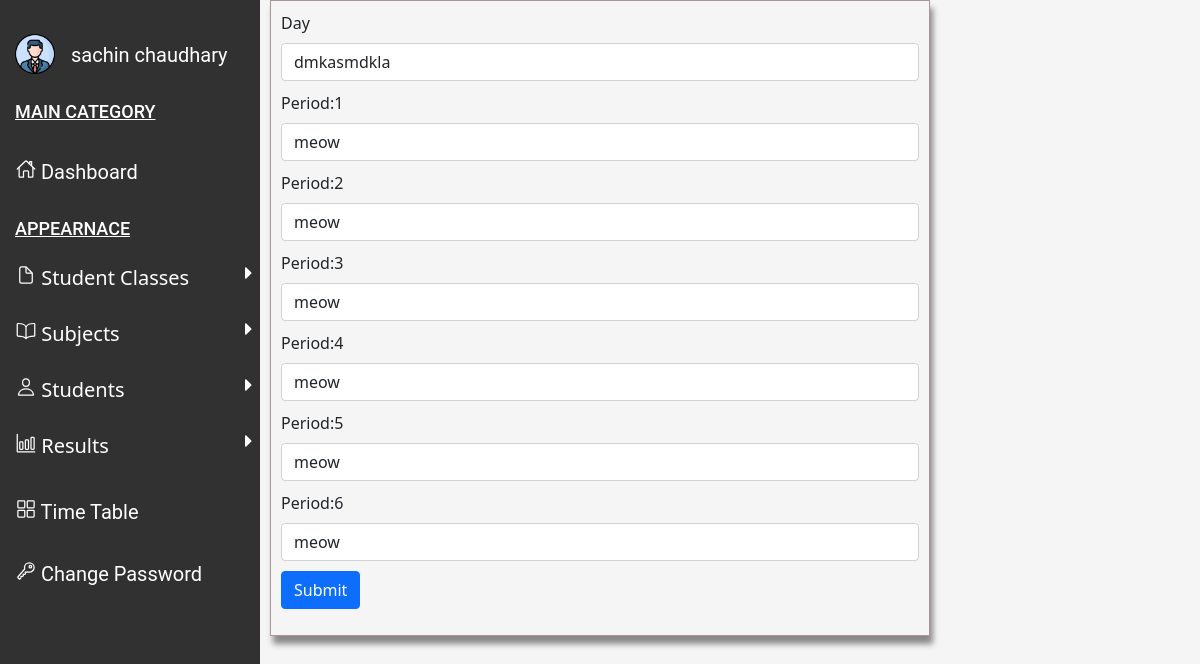
/changetimetable/1 (signed in), run on the app's committed database.
### myApp/models.py (models this page shows, shortened)
class TimeTable(models.Model):
    user = models.ForeignKey(User, default=None, on_delete=models.CASCADE)
    day = models.CharField(max_length=50)
    period1 = models.CharField(max_length=50)
    period2 = models.CharField(max_length=50)
    period3 = models.CharField(max_length=50)
    period4 = models.CharField(max_length=50)
    period5 = models.CharField(max_length=50)
    period6 = models.CharField(max_length=50, null=True)

### myApp/views.py (the view)
@login_required
def change_time_table(request, id):
    tt = TimeTable.objects.filter(id=id)
    context = {'user': request.user, 'tt': tt}
    return render(request, 'timetable/change_timetable.html', context)

### templates/timetable/change_timetable.html (shortened to what this page needs)
{% block content %} {% load static %}
<!DOCTYPE html>
<html lang="en">
    <head>
        <link href="https://cdn.jsdelivr.net/npm/bootstrap@5.0.0-beta3/dist/css/bootstrap.min.css" rel="stylesheet"/>
    </head>
    <body>
        <div class="sidebar" id="sidenav">
            <br/>
            <div class="user">
                <img alt="user" id="user-img" src="{% static 'dashboard/profile.png' %}"/>
                <a href="#">
                    {{user.first_name}} {{user.last_name}}
                </a>
            </div>
            <h4>
                MAIN CATEGORY
            </h4>
            <a href="{% url 'dashboard' %}">
                <ion-icon name="home-outline">
                </ion-icon>
                Dashboard
            </a>
            <h4 id="appearance">
                APPEARNACE
            </h4>
            <button class="dropdown-btn">
                <ion-icon name="document-outline">
                </ion-icon>
                Student Classes
                <i class="fa fa-caret-right">
                </i>
            </button>
            <button class="dropdown-btn">
                <ion-icon name="book-outline">
                </ion-icon>
                Subjects
                <i class="fa fa-caret-right">
                </i>
            </button>
            <button class="dropdown-btn">
                <ion-icon name="person-outline">
                </ion-icon>
                Students
                <i class="fa fa-caret-right">
                </i>
            </button>
            <button class="dropdown-btn">
                <ion-icon name="bar-chart-outline">
                </ion-icon>
                Results
                <i class="fa fa-caret-right">
                </i>
            </button>
            <a href="{% url 'Timetable' %}">
                <ion-icon name="grid-outline">
                </ion-icon>
                Time Table
            </a>
            <a href="{% url 'resetpassword' %}">
                <ion-icon name="key-outline">
                </ion-icon>
                Change Password
            </a>
        </div>
        {% for tt in tt %}
        <form action="/updatetimetable/{{tt.id}}" method="POST">
            <div class="mb-3">
                <label class="form-label" for="exampleInputEmail1">
                    Day
                </label>
                <input aria-describedby="PeriodHelp" class="form-control" id="exampleInputPeriod:1" type="Period:1" value="{{tt.day}}"/>
                <div class="mb-3">
                    <label class="form-label" for="exampleInputEmail1">
                        Period:1
                    </label>
                    <input aria-describedby="PeriodHelp" class="form-control" id="exampleInputPeriod:1" name="p1" type="Period:1" value="{{tt.period1}}"/>
                    <div class="mb-3">
                        <label class="form-label" for="exampleInputEmail1">
                            Period:2
                        </label>
                        <input aria-describedby="PeriodHelp" class="form-control" id="exampleInputPeriod:2" name="p2" type="Period:2" value="{{tt.period2}}"/>
                        <div class="mb-3">
                            <label class="form-label" for="exampleInputEmail1">
                                Period:3
                            </label>
                            <input aria-describedby="PeriodHelp" class="form-control" id="exampleInputPeriod:3" name="period3" type="Period:3" value="{{tt.period3}}"/>
                            <div class="mb-3">
                                <label class="form-label" for="exampleInputEmail1">
                                    Period:4
                                </label>
                                <input aria-describedby="PeriodHelp" class="form-control" id="exampleInputPeriod:4" name="period4" type="Period:4" value="{{tt.period4}}"/>
                                <div class="mb-3">
                                    <label class="form-label" for="exampleInputEmail1">
                                        Period:5
                                    </label>
                                    <input aria-describedby="PeriodHelp" class="form-control" id="exampleInputPeriod:5" name="period5" type="Period:5" value="{{tt.period5}}"/>
                                    <div class="mb-3">
                                        <label class="form-label" for="exampleInputEmail1">
                                            Period:6
                                        </label>
                                        <input aria-describedby="PeriodHelp" class="form-control" id="exampleInputPeriod:5" name="period6" type="Period:5" value="{{tt.period6}}"/>
                                        <button class="btn btn-primary" type="submit">
                                            Submit
                                        </button>
                                    </div>
                                </div>
                            </div>
                        </div>
                    </div>
                </div>
                {% endfor %}
            </div>
        </form>
    </body>
</html>
{% endblock %}

### templates/timetable/change_timetable.html (style rules this page uses)
body { background-color: whitesmoke; }
form { width: 660px; align-items: center; margin: auto; border: 1px solid rgb(173, 149, 149); padding: 10px; box-shadow: 3px 8px 6px #888888; }
.user { display: flex; }
.sidebar { margin: 0px; padding: 0; width: 260px; background-color: #313131; position: fixed; height: 100%; overflow: auto; float: left; }
.sidebar a { font-family: "Roboto", sans-serif; color: white; display: block; padding: 16px; text-decoration: none; font-size: 20px; }
.sidenav a, .dropdown-btn { padding: 6px 8px 20px 16px; text-decoration: none; font-size: 20px; color: #818181; display: block; border: none; background: none; width: 100%; text-align: left; cursor: pointer; outline: none; }
.fa-caret-right { float: right; padding-right: 0px; }
.dropdown-btn { color: white; }
h4 { padding-left: 15px; padding-top: 15px; color: white; font-family: "Roboto", sans-serif; font-size: 18px; padding-bottom: 10px; text-decoration: underline; }
#user-img { width: 40px; height: 40px; margin-top: 10px; margin-left: 15px; }
input { margin-bottom: 10px; }

### data on the page
TimeTable: day "dmkasmdkla", p1 "meow", p2 "meow", period3 "meow", period4 "meow", period5 "meow", period6 "meow"

### other printed values
{{ user.first_name }} "sachin"
{{ user.last_name }} "chaudhary"
